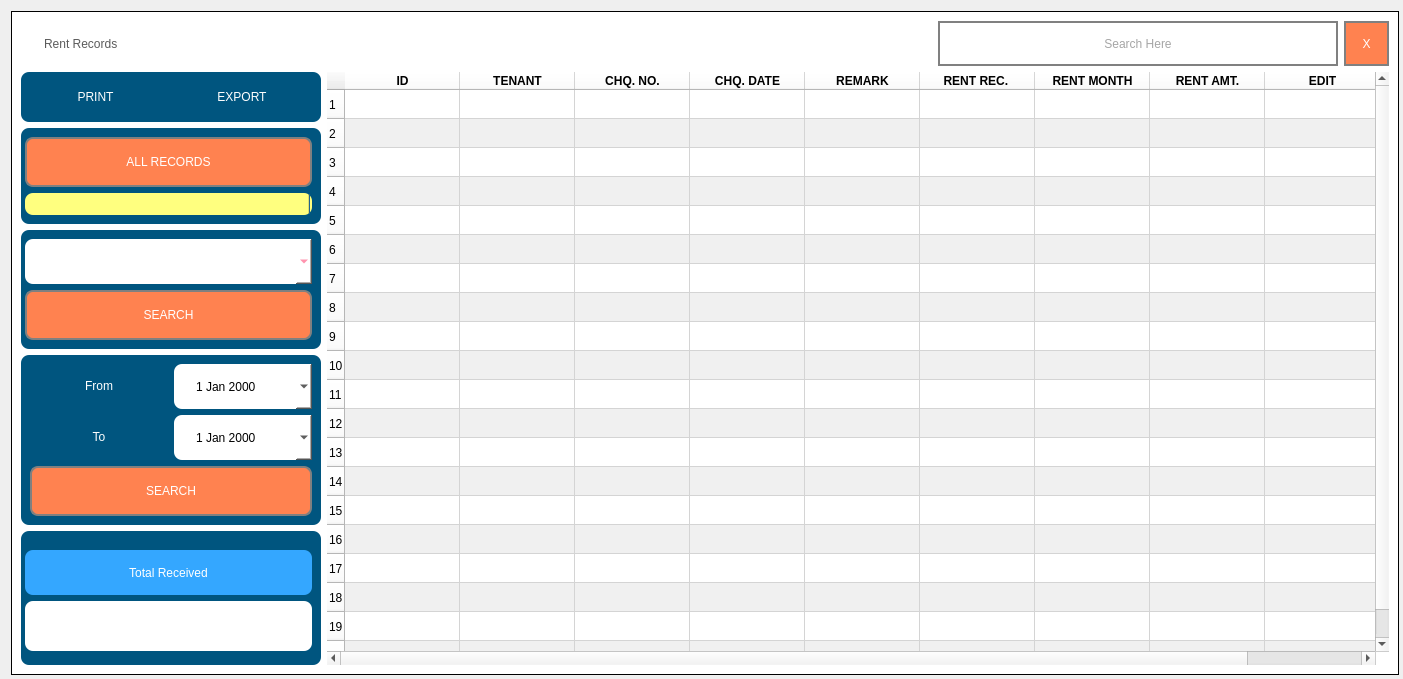
<?xml version="1.0" encoding="UTF-8"?>
<ui version="4.0">
 <class>Dialog</class>
 <widget class="QDialog" name="Dialog">
  <property name="geometry">
   <rect>
    <x>0</x>
    <y>0</y>
    <width>1403</width>
    <height>679</height>
   </rect>
  </property>
  <property name="windowTitle">
   <string>Dialog</string>
  </property>
  <layout class="QGridLayout" name="gridLayout">
   <property name="rightMargin">
    <number>4</number>
   </property>
   <property name="bottomMargin">
    <number>4</number>
   </property>
   <item row="0" column="0">
    <widget class="QFrame" name="frame">
     <property name="styleSheet">
      <string notr="true">QFrame{background-color: rgb(255, 255, 255);
border:1px solid black;}</string>
     </property>
     <property name="frameShape">
      <enum>QFrame::StyledPanel</enum>
     </property>
     <property name="frameShadow">
      <enum>QFrame::Raised</enum>
     </property>
     <layout class="QGridLayout" name="gridLayout_2">
      <item row="0" column="2">
       <widget class="QLineEdit" name="lineEdit_14">
        <property name="minimumSize">
         <size>
          <width>400</width>
          <height>45</height>
         </size>
        </property>
        <property name="maximumSize">
         <size>
          <width>400</width>
          <height>16777215</height>
         </size>
        </property>
        <property name="styleSheet">
         <string notr="true">font: 75 11pt &quot;Tahoma&quot;;
background-color: rgb(255, 255, 255);
color: rgb(76, 76, 76);
border:2px solid grey;
border-radius:0;</string>
        </property>
        <property name="alignment">
         <set>Qt::AlignCenter</set>
        </property>
        <property name="placeholderText">
         <string>Search Here</string>
        </property>
        <property name="clearButtonEnabled">
         <bool>true</bool>
        </property>
       </widget>
      </item>
      <item row="2" column="0">
       <widget class="QFrame" name="frame_3">
        <property name="maximumSize">
         <size>
          <width>300</width>
          <height>16777215</height>
         </size>
        </property>
        <property name="styleSheet">
         <string notr="true">background-color: rgb(0, 85, 127);
color: rgb(255, 85, 127);
border:2px solig grey;
border-radius:8;</string>
        </property>
        <property name="frameShape">
         <enum>QFrame::Box</enum>
        </property>
        <property name="frameShadow">
         <enum>QFrame::Plain</enum>
        </property>
        <layout class="QVBoxLayout" name="verticalLayout_2">
         <property name="leftMargin">
          <number>4</number>
         </property>
         <item>
          <widget class="QPushButton" name="pushButton_13">
           <property name="minimumSize">
            <size>
             <width>150</width>
             <height>50</height>
            </size>
           </property>
           <property name="maximumSize">
            <size>
             <width>1677315</width>
             <height>16777215</height>
            </size>
           </property>
           <property name="styleSheet">
            <string notr="true">QPushButton{
background-color: rgb(255, 130, 80);
color: rgb(255, 255, 255);
font: 87 10pt &quot;Arial Black&quot;;
border:2px solid grey;}
QPushButton:hover{
background-color: rgb(88, 88, 88);
border:2px solid white;}


</string>
           </property>
           <property name="text">
            <string>ALL RECORDS</string>
           </property>
          </widget>
         </item>
         <item>
          <widget class="QProgressBar" name="progressBar">
           <property name="autoFillBackground">
            <bool>false</bool>
           </property>
           <property name="styleSheet">
            <string notr="true">color: rgb(255, 255, 255);
background-color: rgb(255, 255, 127);</string>
           </property>
           <property name="value">
            <number>0</number>
           </property>
           <property name="textVisible">
            <bool>false</bool>
           </property>
           <property name="invertedAppearance">
            <bool>true</bool>
           </property>
           <property name="textDirection">
            <enum>QProgressBar::BottomToTop</enum>
           </property>
          </widget>
         </item>
        </layout>
       </widget>
      </item>
      <item row="0" column="0" colspan="2">
       <widget class="QLabel" name="label">
        <property name="styleSheet">
         <string notr="true">border:none;
color: rgb(91, 91, 91);
font: 87 16pt &quot;Arial Black&quot;;
padding-left:20;
</string>
        </property>
        <property name="text">
         <string>Rent Records</string>
        </property>
       </widget>
      </item>
      <item row="5" column="0">
       <widget class="QFrame" name="frame_4">
        <property name="styleSheet">
         <string notr="true">background-color: rgb(0, 85, 127);
color: rgb(255, 85, 127);
border:2px solig grey;
border-radius:8;</string>
        </property>
        <property name="frameShape">
         <enum>QFrame::Box</enum>
        </property>
        <property name="frameShadow">
         <enum>QFrame::Plain</enum>
        </property>
        <layout class="QVBoxLayout" name="verticalLayout">
         <property name="leftMargin">
          <number>4</number>
         </property>
         <item>
          <spacer name="verticalSpacer_3">
           <property name="styleSheet">
            <string>background-color: rgb(0, 85, 127);
color: rgb(255, 85, 127);
border:2px solid white;</string>
           </property>
           <property name="orientation">
            <enum>Qt::Vertical</enum>
           </property>
           <property name="sizeHint" stdset="0">
            <size>
             <width>20</width>
             <height>40</height>
            </size>
           </property>
          </spacer>
         </item>
         <item>
          <spacer name="verticalSpacer_2">
           <property name="orientation">
            <enum>Qt::Vertical</enum>
           </property>
           <property name="sizeHint" stdset="0">
            <size>
             <width>20</width>
             <height>40</height>
            </size>
           </property>
          </spacer>
         </item>
         <item>
          <widget class="QLabel" name="label_6">
           <property name="minimumSize">
            <size>
             <width>0</width>
             <height>45</height>
            </size>
           </property>
           <property name="styleSheet">
            <string notr="true">background-color: rgb(52, 167, 255);
color: rgb(255, 255, 255);
font: 75 15pt &quot;Tw Cen MT Condensed Extra Bold&quot;;
</string>
           </property>
           <property name="frameShape">
            <enum>QFrame::Box</enum>
           </property>
           <property name="text">
            <string>Total Received</string>
           </property>
           <property name="alignment">
            <set>Qt::AlignCenter</set>
           </property>
          </widget>
         </item>
         <item>
          <widget class="QLabel" name="label_27">
           <property name="minimumSize">
            <size>
             <width>0</width>
             <height>50</height>
            </size>
           </property>
           <property name="styleSheet">
            <string notr="true">color: rgb(0, 0, 0);
background-color: rgb(255, 255, 255);
font: 75 12pt &quot;Tw Cen MT Condensed Extra Bold&quot;;
</string>
           </property>
           <property name="text">
            <string/>
           </property>
           <property name="alignment">
            <set>Qt::AlignCenter</set>
           </property>
          </widget>
         </item>
         <item>
          <spacer name="verticalSpacer_4">
           <property name="orientation">
            <enum>Qt::Vertical</enum>
           </property>
           <property name="sizeHint" stdset="0">
            <size>
             <width>20</width>
             <height>40</height>
            </size>
           </property>
          </spacer>
         </item>
        </layout>
       </widget>
      </item>
      <item row="1" column="0">
       <widget class="QFrame" name="frame_5">
        <property name="minimumSize">
         <size>
          <width>0</width>
          <height>50</height>
         </size>
        </property>
        <property name="maximumSize">
         <size>
          <width>300</width>
          <height>16777215</height>
         </size>
        </property>
        <property name="styleSheet">
         <string notr="true">background-color: rgb(0, 85, 127);
color: rgb(255, 85, 127);
border:2px solig grey;
border-radius:8;</string>
        </property>
        <property name="frameShape">
         <enum>QFrame::Box</enum>
        </property>
        <property name="frameShadow">
         <enum>QFrame::Plain</enum>
        </property>
        <layout class="QHBoxLayout" name="horizontalLayout">
         <property name="leftMargin">
          <number>4</number>
         </property>
         <item>
          <widget class="QPushButton" name="pushButton_8">
           <property name="styleSheet">
            <string notr="true">color: rgb(255, 255, 255);</string>
           </property>
           <property name="text">
            <string>PRINT</string>
           </property>
           <property name="icon">
            <iconset>
             <normaloff>:/images/printer.png</normaloff>:/images/printer.png</iconset>
           </property>
           <property name="iconSize">
            <size>
             <width>24</width>
             <height>24</height>
            </size>
           </property>
           <property name="flat">
            <bool>true</bool>
           </property>
          </widget>
         </item>
         <item>
          <widget class="QPushButton" name="pushButton_9">
           <property name="styleSheet">
            <string notr="true">color: rgb(255, 255, 255);</string>
           </property>
           <property name="text">
            <string>EXPORT</string>
           </property>
           <property name="icon">
            <iconset>
             <normaloff>:/images/copy.png</normaloff>:/images/copy.png</iconset>
           </property>
           <property name="iconSize">
            <size>
             <width>24</width>
             <height>24</height>
            </size>
           </property>
           <property name="flat">
            <bool>true</bool>
           </property>
          </widget>
         </item>
        </layout>
       </widget>
      </item>
      <item row="0" column="3">
       <widget class="QPushButton" name="pushButton">
        <property name="minimumSize">
         <size>
          <width>45</width>
          <height>45</height>
         </size>
        </property>
        <property name="maximumSize">
         <size>
          <width>45</width>
          <height>45</height>
         </size>
        </property>
        <property name="styleSheet">
         <string notr="true">QPushButton{
background-color: rgb(255, 130, 80);
color: rgb(255, 255, 255);
font: 87 10pt &quot;Arial Black&quot;;
border:2px solid grey;}
QPushButton:hover{
background-color: rgb(0, 85, 127);
border:2px solid white;}</string>
        </property>
        <property name="text">
         <string>X</string>
        </property>
        <property name="flat">
         <bool>false</bool>
        </property>
       </widget>
      </item>
      <item row="4" column="0">
       <widget class="QFrame" name="frame_2">
        <property name="styleSheet">
         <string notr="true">background-color: rgb(0, 85, 127);
color: rgb(255, 85, 127);
border:2px solig grey;
border-radius:8;</string>
        </property>
        <property name="frameShape">
         <enum>QFrame::Box</enum>
        </property>
        <property name="frameShadow">
         <enum>QFrame::Plain</enum>
        </property>
        <layout class="QGridLayout" name="gridLayout_3">
         <item row="1" column="1">
          <widget class="QDateEdit" name="dateEdit_4">
           <property name="minimumSize">
            <size>
             <width>0</width>
             <height>45</height>
            </size>
           </property>
           <property name="styleSheet">
            <string notr="true">background-color: white;
color: rgb(0, 0, 0);
alternate-background-color: rgb(85, 170, 127);
padding-left:20;</string>
           </property>
           <property name="calendarPopup">
            <bool>true</bool>
           </property>
          </widget>
         </item>
         <item row="3" column="1">
          <widget class="QDateEdit" name="dateEdit_5">
           <property name="minimumSize">
            <size>
             <width>0</width>
             <height>45</height>
            </size>
           </property>
           <property name="styleSheet">
            <string notr="true">background-color: white;
color: rgb(0, 0, 0);
alternate-background-color: rgb(85, 170, 127);
padding-left:20;</string>
           </property>
           <property name="calendarPopup">
            <bool>true</bool>
           </property>
          </widget>
         </item>
         <item row="1" column="0">
          <widget class="QPushButton" name="pushButton_10">
           <property name="styleSheet">
            <string notr="true">color: rgb(255, 255, 255);</string>
           </property>
           <property name="text">
            <string>From</string>
           </property>
           <property name="icon">
            <iconset>
             <normaloff>:/images/copy.png</normaloff>:/images/copy.png</iconset>
           </property>
           <property name="iconSize">
            <size>
             <width>24</width>
             <height>24</height>
            </size>
           </property>
           <property name="flat">
            <bool>true</bool>
           </property>
          </widget>
         </item>
         <item row="3" column="0">
          <widget class="QPushButton" name="pushButton_11">
           <property name="minimumSize">
            <size>
             <width>40</width>
             <height>0</height>
            </size>
           </property>
           <property name="styleSheet">
            <string notr="true">color: rgb(255, 255, 255);</string>
           </property>
           <property name="text">
            <string>To</string>
           </property>
           <property name="icon">
            <iconset>
             <normaloff>:/images/copy.png</normaloff>:/images/copy.png</iconset>
           </property>
           <property name="iconSize">
            <size>
             <width>24</width>
             <height>24</height>
            </size>
           </property>
           <property name="flat">
            <bool>true</bool>
           </property>
          </widget>
         </item>
         <item row="4" column="0" colspan="2">
          <widget class="QPushButton" name="pushButton_12">
           <property name="minimumSize">
            <size>
             <width>0</width>
             <height>50</height>
            </size>
           </property>
           <property name="styleSheet">
            <string notr="true">QPushButton{
background-color: rgb(255, 130, 80);
color: rgb(255, 255, 255);
font: 87 10pt &quot;Arial Black&quot;;
border:2px solid grey;}
QPushButton:hover{
background-color: rgb(88, 88, 88);
border:2px solid white;}


</string>
           </property>
           <property name="text">
            <string>SEARCH</string>
           </property>
          </widget>
         </item>
        </layout>
       </widget>
      </item>
      <item row="3" column="0">
       <widget class="QFrame" name="frame_6">
        <property name="styleSheet">
         <string notr="true">background-color: rgb(0, 85, 127);
color: rgb(255, 85, 127);
border:2px solig grey;
border-radius:8;</string>
        </property>
        <property name="frameShape">
         <enum>QFrame::Box</enum>
        </property>
        <property name="frameShadow">
         <enum>QFrame::Plain</enum>
        </property>
        <layout class="QVBoxLayout" name="verticalLayout_4">
         <property name="leftMargin">
          <number>4</number>
         </property>
         <item>
          <widget class="QComboBox" name="comboBox">
           <property name="minimumSize">
            <size>
             <width>0</width>
             <height>45</height>
            </size>
           </property>
           <property name="styleSheet">
            <string notr="true">background-color: rgb(255, 255, 255);
font: 75 10pt &quot;Arial Narrow&quot;;
selection-background-color: rgb(85, 85, 127);
selection-color: rgb(255, 255, 255);</string>
           </property>
          </widget>
         </item>
         <item>
          <widget class="QPushButton" name="pushButton_14">
           <property name="minimumSize">
            <size>
             <width>0</width>
             <height>50</height>
            </size>
           </property>
           <property name="styleSheet">
            <string notr="true">QPushButton{
background-color: rgb(255, 130, 80);
color: rgb(255, 255, 255);
font: 87 10pt &quot;Arial Black&quot;;
border:2px solid grey;}
QPushButton:hover{
background-color: rgb(88, 88, 88);
border:2px solid white;}


</string>
           </property>
           <property name="text">
            <string>SEARCH</string>
           </property>
          </widget>
         </item>
        </layout>
       </widget>
      </item>
      <item row="1" column="1" rowspan="5" colspan="3">
       <widget class="QTableWidget" name="tableWidget">
        <property name="palette">
         <palette>
          <active>
           <colorrole role="WindowText">
            <brush brushstyle="SolidPattern">
             <color alpha="255">
              <red>0</red>
              <green>0</green>
              <blue>0</blue>
             </color>
            </brush>
           </colorrole>
           <colorrole role="Button">
            <brush brushstyle="SolidPattern">
             <color alpha="255">
              <red>255</red>
              <green>255</green>
              <blue>255</blue>
             </color>
            </brush>
           </colorrole>
           <colorrole role="Light">
            <brush brushstyle="SolidPattern">
             <color alpha="255">
              <red>255</red>
              <green>255</green>
              <blue>255</blue>
             </color>
            </brush>
           </colorrole>
           <colorrole role="Midlight">
            <brush brushstyle="SolidPattern">
             <color alpha="255">
              <red>255</red>
              <green>212</green>
              <blue>255</blue>
             </color>
            </brush>
           </colorrole>
           <colorrole role="Dark">
            <brush brushstyle="SolidPattern">
             <color alpha="255">
              <red>127</red>
              <green>85</green>
              <blue>127</blue>
             </color>
            </brush>
           </colorrole>
           <colorrole role="Mid">
            <brush brushstyle="SolidPattern">
             <color alpha="255">
              <red>170</red>
              <green>113</green>
              <blue>170</blue>
             </color>
            </brush>
           </colorrole>
           <colorrole role="Text">
            <brush brushstyle="SolidPattern">
             <color alpha="255">
              <red>0</red>
              <green>0</green>
              <blue>0</blue>
             </color>
            </brush>
           </colorrole>
           <colorrole role="BrightText">
            <brush brushstyle="SolidPattern">
             <color alpha="255">
              <red>255</red>
              <green>255</green>
              <blue>255</blue>
             </color>
            </brush>
           </colorrole>
           <colorrole role="ButtonText">
            <brush brushstyle="SolidPattern">
             <color alpha="255">
              <red>0</red>
              <green>0</green>
              <blue>0</blue>
             </color>
            </brush>
           </colorrole>
           <colorrole role="Base">
            <brush brushstyle="SolidPattern">
             <color alpha="255">
              <red>255</red>
              <green>255</green>
              <blue>255</blue>
             </color>
            </brush>
           </colorrole>
           <colorrole role="Window">
            <brush brushstyle="SolidPattern">
             <color alpha="255">
              <red>255</red>
              <green>255</green>
              <blue>255</blue>
             </color>
            </brush>
           </colorrole>
           <colorrole role="Shadow">
            <brush brushstyle="SolidPattern">
             <color alpha="255">
              <red>0</red>
              <green>0</green>
              <blue>0</blue>
             </color>
            </brush>
           </colorrole>
           <colorrole role="Highlight">
            <brush brushstyle="SolidPattern">
             <color alpha="255">
              <red>255</red>
              <green>85</green>
              <blue>127</blue>
             </color>
            </brush>
           </colorrole>
           <colorrole role="HighlightedText">
            <brush brushstyle="SolidPattern">
             <color alpha="255">
              <red>255</red>
              <green>255</green>
              <blue>255</blue>
             </color>
            </brush>
           </colorrole>
           <colorrole role="AlternateBase">
            <brush brushstyle="SolidPattern">
             <color alpha="255">
              <red>240</red>
              <green>240</green>
              <blue>240</blue>
             </color>
            </brush>
           </colorrole>
           <colorrole role="ToolTipBase">
            <brush brushstyle="SolidPattern">
             <color alpha="255">
              <red>255</red>
              <green>255</green>
              <blue>220</blue>
             </color>
            </brush>
           </colorrole>
           <colorrole role="ToolTipText">
            <brush brushstyle="SolidPattern">
             <color alpha="255">
              <red>0</red>
              <green>0</green>
              <blue>0</blue>
             </color>
            </brush>
           </colorrole>
           <colorrole role="PlaceholderText">
            <brush brushstyle="NoBrush">
             <color alpha="128">
              <red>0</red>
              <green>0</green>
              <blue>0</blue>
             </color>
            </brush>
           </colorrole>
          </active>
          <inactive>
           <colorrole role="WindowText">
            <brush brushstyle="SolidPattern">
             <color alpha="255">
              <red>0</red>
              <green>0</green>
              <blue>0</blue>
             </color>
            </brush>
           </colorrole>
           <colorrole role="Button">
            <brush brushstyle="SolidPattern">
             <color alpha="255">
              <red>255</red>
              <green>255</green>
              <blue>255</blue>
             </color>
            </brush>
           </colorrole>
           <colorrole role="Light">
            <brush brushstyle="SolidPattern">
             <color alpha="255">
              <red>255</red>
              <green>255</green>
              <blue>255</blue>
             </color>
            </brush>
           </colorrole>
           <colorrole role="Midlight">
            <brush brushstyle="SolidPattern">
             <color alpha="255">
              <red>255</red>
              <green>212</green>
              <blue>255</blue>
             </color>
            </brush>
           </colorrole>
           <colorrole role="Dark">
            <brush brushstyle="SolidPattern">
             <color alpha="255">
              <red>127</red>
              <green>85</green>
              <blue>127</blue>
             </color>
            </brush>
           </colorrole>
           <colorrole role="Mid">
            <brush brushstyle="SolidPattern">
             <color alpha="255">
              <red>170</red>
              <green>113</green>
              <blue>170</blue>
             </color>
            </brush>
           </colorrole>
           <colorrole role="Text">
            <brush brushstyle="SolidPattern">
             <color alpha="255">
              <red>0</red>
              <green>0</green>
              <blue>0</blue>
             </color>
            </brush>
           </colorrole>
           <colorrole role="BrightText">
            <brush brushstyle="SolidPattern">
             <color alpha="255">
              <red>255</red>
              <green>255</green>
              <blue>255</blue>
             </color>
            </brush>
           </colorrole>
           <colorrole role="ButtonText">
            <brush brushstyle="SolidPattern">
             <color alpha="255">
              <red>0</red>
              <green>0</green>
              <blue>0</blue>
             </color>
            </brush>
           </colorrole>
           <colorrole role="Base">
            <brush brushstyle="SolidPattern">
             <color alpha="255">
              <red>255</red>
              <green>255</green>
              <blue>255</blue>
             </color>
            </brush>
           </colorrole>
           <colorrole role="Window">
            <brush brushstyle="SolidPattern">
             <color alpha="255">
              <red>255</red>
              <green>255</green>
              <blue>255</blue>
             </color>
            </brush>
           </colorrole>
           <colorrole role="Shadow">
            <brush brushstyle="SolidPattern">
             <color alpha="255">
              <red>0</red>
              <green>0</green>
              <blue>0</blue>
             </color>
            </brush>
           </colorrole>
           <colorrole role="Highlight">
            <brush brushstyle="SolidPattern">
             <color alpha="255">
              <red>255</red>
              <green>85</green>
              <blue>127</blue>
             </color>
            </brush>
           </colorrole>
           <colorrole role="HighlightedText">
            <brush brushstyle="SolidPattern">
             <color alpha="255">
              <red>255</red>
              <green>255</green>
              <blue>255</blue>
             </color>
            </brush>
           </colorrole>
           <colorrole role="AlternateBase">
            <brush brushstyle="SolidPattern">
             <color alpha="255">
              <red>240</red>
              <green>240</green>
              <blue>240</blue>
             </color>
            </brush>
           </colorrole>
           <colorrole role="ToolTipBase">
            <brush brushstyle="SolidPattern">
             <color alpha="255">
              <red>255</red>
              <green>255</green>
              <blue>220</blue>
             </color>
            </brush>
           </colorrole>
           <colorrole role="ToolTipText">
            <brush brushstyle="SolidPattern">
             <color alpha="255">
              <red>0</red>
              <green>0</green>
              <blue>0</blue>
             </color>
            </brush>
           </colorrole>
           <colorrole role="PlaceholderText">
            <brush brushstyle="NoBrush">
             <color alpha="128">
              <red>0</red>
              <green>0</green>
              <blue>0</blue>
             </color>
            </brush>
           </colorrole>
          </inactive>
          <disabled>
           <colorrole role="WindowText">
            <brush brushstyle="SolidPattern">
             <color alpha="255">
              <red>0</red>
              <green>0</green>
              <blue>0</blue>
             </color>
            </brush>
           </colorrole>
           <colorrole role="Button">
            <brush brushstyle="SolidPattern">
             <color alpha="255">
              <red>255</red>
              <green>255</green>
              <blue>255</blue>
             </color>
            </brush>
           </colorrole>
           <colorrole role="Light">
            <brush brushstyle="SolidPattern">
             <color alpha="255">
              <red>255</red>
              <green>255</green>
              <blue>255</blue>
             </color>
            </brush>
           </colorrole>
           <colorrole role="Midlight">
            <brush brushstyle="SolidPattern">
             <color alpha="255">
              <red>255</red>
              <green>212</green>
              <blue>255</blue>
             </color>
            </brush>
           </colorrole>
           <colorrole role="Dark">
            <brush brushstyle="SolidPattern">
             <color alpha="255">
              <red>127</red>
              <green>85</green>
              <blue>127</blue>
             </color>
            </brush>
           </colorrole>
           <colorrole role="Mid">
            <brush brushstyle="SolidPattern">
             <color alpha="255">
              <red>170</red>
              <green>113</green>
              <blue>170</blue>
             </color>
            </brush>
           </colorrole>
           <colorrole role="Text">
            <brush brushstyle="SolidPattern">
             <color alpha="255">
              <red>0</red>
              <green>0</green>
              <blue>0</blue>
             </color>
            </brush>
           </colorrole>
           <colorrole role="BrightText">
            <brush brushstyle="SolidPattern">
             <color alpha="255">
              <red>255</red>
              <green>255</green>
              <blue>255</blue>
             </color>
            </brush>
           </colorrole>
           <colorrole role="ButtonText">
            <brush brushstyle="SolidPattern">
             <color alpha="255">
              <red>0</red>
              <green>0</green>
              <blue>0</blue>
             </color>
            </brush>
           </colorrole>
           <colorrole role="Base">
            <brush brushstyle="SolidPattern">
             <color alpha="255">
              <red>255</red>
              <green>255</green>
              <blue>255</blue>
             </color>
            </brush>
           </colorrole>
           <colorrole role="Window">
            <brush brushstyle="SolidPattern">
             <color alpha="255">
              <red>255</red>
              <green>255</green>
              <blue>255</blue>
             </color>
            </brush>
           </colorrole>
           <colorrole role="Shadow">
            <brush brushstyle="SolidPattern">
             <color alpha="255">
              <red>0</red>
              <green>0</green>
              <blue>0</blue>
             </color>
            </brush>
           </colorrole>
           <colorrole role="Highlight">
            <brush brushstyle="SolidPattern">
             <color alpha="255">
              <red>255</red>
              <green>85</green>
              <blue>127</blue>
             </color>
            </brush>
           </colorrole>
           <colorrole role="HighlightedText">
            <brush brushstyle="SolidPattern">
             <color alpha="255">
              <red>255</red>
              <green>255</green>
              <blue>255</blue>
             </color>
            </brush>
           </colorrole>
           <colorrole role="AlternateBase">
            <brush brushstyle="SolidPattern">
             <color alpha="255">
              <red>240</red>
              <green>240</green>
              <blue>240</blue>
             </color>
            </brush>
           </colorrole>
           <colorrole role="ToolTipBase">
            <brush brushstyle="SolidPattern">
             <color alpha="255">
              <red>255</red>
              <green>255</green>
              <blue>220</blue>
             </color>
            </brush>
           </colorrole>
           <colorrole role="ToolTipText">
            <brush brushstyle="SolidPattern">
             <color alpha="255">
              <red>0</red>
              <green>0</green>
              <blue>0</blue>
             </color>
            </brush>
           </colorrole>
           <colorrole role="PlaceholderText">
            <brush brushstyle="NoBrush">
             <color alpha="128">
              <red>0</red>
              <green>0</green>
              <blue>0</blue>
             </color>
            </brush>
           </colorrole>
          </disabled>
         </palette>
        </property>
        <property name="font">
         <font>
          <weight>75</weight>
          <bold>true</bold>
         </font>
        </property>
        <property name="styleSheet">
         <string notr="true">
color: rgb(0, 0, 0);
alternate-background-color: rgb(240, 240, 240);
border:none;</string>
        </property>
        <property name="frameShape">
         <enum>QFrame::Box</enum>
        </property>
        <property name="frameShadow">
         <enum>QFrame::Plain</enum>
        </property>
        <property name="lineWidth">
         <number>1</number>
        </property>
        <property name="editTriggers">
         <set>QAbstractItemView::NoEditTriggers</set>
        </property>
        <property name="alternatingRowColors">
         <bool>true</bool>
        </property>
        <property name="sortingEnabled">
         <bool>true</bool>
        </property>
        <property name="rowCount">
         <number>20</number>
        </property>
        <attribute name="horizontalHeaderDefaultSectionSize">
         <number>115</number>
        </attribute>
        <attribute name="horizontalHeaderHighlightSections">
         <bool>true</bool>
        </attribute>
        <attribute name="horizontalHeaderStretchLastSection">
         <bool>false</bool>
        </attribute>
        <attribute name="verticalHeaderMinimumSectionSize">
         <number>26</number>
        </attribute>
        <attribute name="verticalHeaderDefaultSectionSize">
         <number>29</number>
        </attribute>
        <row/>
        <row/>
        <row/>
        <row/>
        <row/>
        <row/>
        <row/>
        <row/>
        <row/>
        <row/>
        <row/>
        <row/>
        <row/>
        <row/>
        <row/>
        <row/>
        <row/>
        <row/>
        <row/>
        <row/>
        <column>
         <property name="text">
          <string>ID</string>
         </property>
         <property name="font">
          <font>
           <weight>75</weight>
           <bold>true</bold>
          </font>
         </property>
        </column>
        <column>
         <property name="text">
          <string>TENANT</string>
         </property>
         <property name="font">
          <font>
           <weight>75</weight>
           <bold>true</bold>
          </font>
         </property>
        </column>
        <column>
         <property name="text">
          <string>CHQ. NO.</string>
         </property>
         <property name="font">
          <font>
           <weight>75</weight>
           <bold>true</bold>
          </font>
         </property>
        </column>
        <column>
         <property name="text">
          <string>CHQ. DATE</string>
         </property>
         <property name="font">
          <font>
           <weight>75</weight>
           <bold>true</bold>
          </font>
         </property>
        </column>
        <column>
         <property name="text">
          <string>REMARK</string>
         </property>
         <property name="font">
          <font>
           <weight>75</weight>
           <bold>true</bold>
          </font>
         </property>
        </column>
        <column>
         <property name="text">
          <string>RENT REC. </string>
         </property>
         <property name="font">
          <font>
           <weight>75</weight>
           <bold>true</bold>
          </font>
         </property>
        </column>
        <column>
         <property name="text">
          <string>RENT MONTH</string>
         </property>
         <property name="font">
          <font>
           <weight>75</weight>
           <bold>true</bold>
          </font>
         </property>
        </column>
        <column>
         <property name="text">
          <string>RENT AMT.</string>
         </property>
         <property name="font">
          <font>
           <weight>75</weight>
           <bold>true</bold>
          </font>
         </property>
        </column>
        <column>
         <property name="text">
          <string>EDIT</string>
         </property>
         <property name="font">
          <font>
           <weight>75</weight>
           <bold>true</bold>
          </font>
         </property>
        </column>
        <item row="0" column="1">
         <property name="text">
          <string/>
         </property>
        </item>
        <item row="1" column="1">
         <property name="text">
          <string/>
         </property>
        </item>
        <item row="2" column="1">
         <property name="text">
          <string/>
         </property>
        </item>
       </widget>
      </item>
     </layout>
     <zorder>label</zorder>
     <zorder>frame_4</zorder>
     <zorder>tableWidget</zorder>
     <zorder>frame_2</zorder>
     <zorder>frame_3</zorder>
     <zorder>pushButton</zorder>
     <zorder>frame_5</zorder>
     <zorder>lineEdit_14</zorder>
     <zorder>frame_6</zorder>
    </widget>
   </item>
  </layout>
 </widget>
 <resources>
  <include location="../FINACKO/resources.qrc"/>
  <include location="../contra_new/resources_rc.qrc"/>
 </resources>
 <connections/>
</ui>
